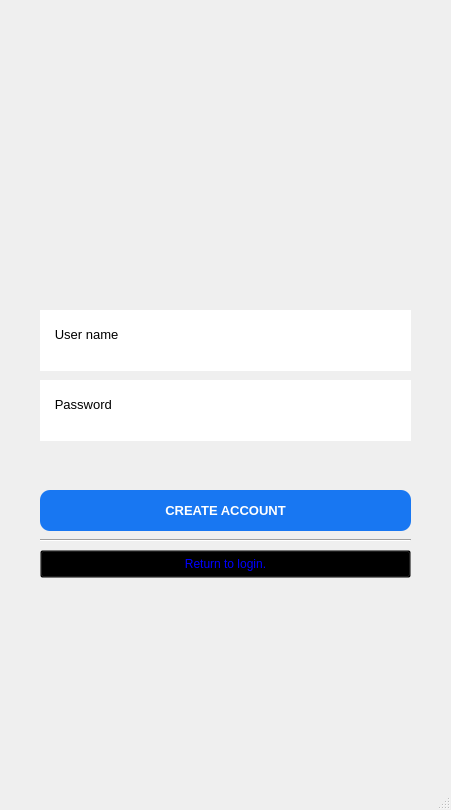
<?xml version="1.0" encoding="UTF-8"?>
<ui version="4.0">
 <class>MainWindow</class>
 <widget class="QMainWindow" name="MainWindow">
  <property name="geometry">
   <rect>
    <x>0</x>
    <y>0</y>
    <width>451</width>
    <height>810</height>
   </rect>
  </property>
  <property name="windowTitle">
   <string>MainWindow</string>
  </property>
  <widget class="QWidget" name="centralwidget">
   <widget class="QLabel" name="label">
    <property name="geometry">
     <rect>
      <x>80</x>
      <y>40</y>
      <width>291</width>
      <height>261</height>
     </rect>
    </property>
    <property name="styleSheet">
     <string notr="true">image: url(:/newPrefix/logo.png)</string>
    </property>
    <property name="text">
     <string/>
    </property>
   </widget>
   <widget class="QTextEdit" name="textEdit">
    <property name="geometry">
     <rect>
      <x>40</x>
      <y>310</y>
      <width>371</width>
      <height>61</height>
     </rect>
    </property>
    <property name="layoutDirection">
     <enum>Qt::RightToLeft</enum>
    </property>
    <property name="autoFillBackground">
     <bool>false</bool>
    </property>
    <property name="styleSheet">
     <string notr="true">.QTextEdit {
	border-radius: 10px;
}</string>
    </property>
    <property name="html">
     <string>&lt;!DOCTYPE HTML PUBLIC &quot;-//W3C//DTD HTML 4.0//EN&quot; &quot;http://www.w3.org/TR/REC-html40/strict.dtd&quot;&gt;
&lt;html&gt;&lt;head&gt;&lt;meta name=&quot;qrichtext&quot; content=&quot;1&quot; /&gt;&lt;style type=&quot;text/css&quot;&gt;
p, li { white-space: pre-wrap; }
&lt;/style&gt;&lt;/head&gt;&lt;body style=&quot; font-family:'MS Shell Dlg 2'; font-size:7.8pt; font-weight:400; font-style:normal;&quot;&gt;
&lt;p style=&quot;-qt-paragraph-type:empty; margin-top:0px; margin-bottom:0px; margin-left:0px; margin-right:0px; -qt-block-indent:0; text-indent:0px;&quot;&gt;&lt;br /&gt;&lt;/p&gt;
&lt;p style=&quot; margin-top:0px; margin-bottom:0px; margin-left:0px; margin-right:0px; -qt-block-indent:0; text-indent:0px;&quot;&gt;&lt;span style=&quot; font-size:10pt;&quot;&gt;   User name&lt;/span&gt;&lt;/p&gt;&lt;/body&gt;&lt;/html&gt;</string>
    </property>
    <property name="textInteractionFlags">
     <set>Qt::TextEditorInteraction</set>
    </property>
   </widget>
   <widget class="QTextEdit" name="textEdit_3">
    <property name="geometry">
     <rect>
      <x>40</x>
      <y>380</y>
      <width>371</width>
      <height>61</height>
     </rect>
    </property>
    <property name="styleSheet">
     <string notr="true">.QTextEdit {
	border-radius: 10px;
}</string>
    </property>
    <property name="html">
     <string>&lt;!DOCTYPE HTML PUBLIC &quot;-//W3C//DTD HTML 4.0//EN&quot; &quot;http://www.w3.org/TR/REC-html40/strict.dtd&quot;&gt;
&lt;html&gt;&lt;head&gt;&lt;meta name=&quot;qrichtext&quot; content=&quot;1&quot; /&gt;&lt;style type=&quot;text/css&quot;&gt;
p, li { white-space: pre-wrap; }
&lt;/style&gt;&lt;/head&gt;&lt;body style=&quot; font-family:'MS Shell Dlg 2'; font-size:7.8pt; font-weight:400; font-style:normal;&quot;&gt;
&lt;p style=&quot;-qt-paragraph-type:empty; margin-top:0px; margin-bottom:0px; margin-left:0px; margin-right:0px; -qt-block-indent:0; text-indent:0px;&quot;&gt;&lt;br /&gt;&lt;/p&gt;
&lt;p style=&quot; margin-top:0px; margin-bottom:0px; margin-left:0px; margin-right:0px; -qt-block-indent:0; text-indent:0px;&quot;&gt;&lt;span style=&quot; font-size:10pt;&quot;&gt;   Password&lt;/span&gt;&lt;/p&gt;&lt;/body&gt;&lt;/html&gt;</string>
    </property>
   </widget>
   <widget class="QPushButton" name="pushButton">
    <property name="geometry">
     <rect>
      <x>40</x>
      <y>490</y>
      <width>371</width>
      <height>41</height>
     </rect>
    </property>
    <property name="styleSheet">
     <string notr="true">.QPushButton {
	background: #1877f2;
	color: #fff;
	font-size: 10pt;
	border: none;
	font-weight: 600;
	border-radius: 10px;
}</string>
    </property>
    <property name="text">
     <string>CREATE ACCOUNT</string>
    </property>
   </widget>
   <widget class="Line" name="line">
    <property name="geometry">
     <rect>
      <x>40</x>
      <y>530</y>
      <width>371</width>
      <height>20</height>
     </rect>
    </property>
    <property name="orientation">
     <enum>Qt::Horizontal</enum>
    </property>
   </widget>
   <widget class="QPushButton" name="pushButton_2">
    <property name="geometry">
     <rect>
      <x>40</x>
      <y>550</y>
      <width>371</width>
      <height>28</height>
     </rect>
    </property>
    <property name="styleSheet">
     <string notr="true">.QPushButton {
	background: transparent;
	color: blue;
	font-size: 9pt;
}</string>
    </property>
    <property name="text">
     <string>Return to login.</string>
    </property>
   </widget>
  </widget>
  <widget class="QMenuBar" name="menubar">
   <property name="geometry">
    <rect>
     <x>0</x>
     <y>0</y>
     <width>451</width>
     <height>26</height>
    </rect>
   </property>
  </widget>
  <widget class="QStatusBar" name="statusbar"/>
 </widget>
 <resources>
  <include location="logo.qrc"/>
 </resources>
 <connections/>
</ui>
